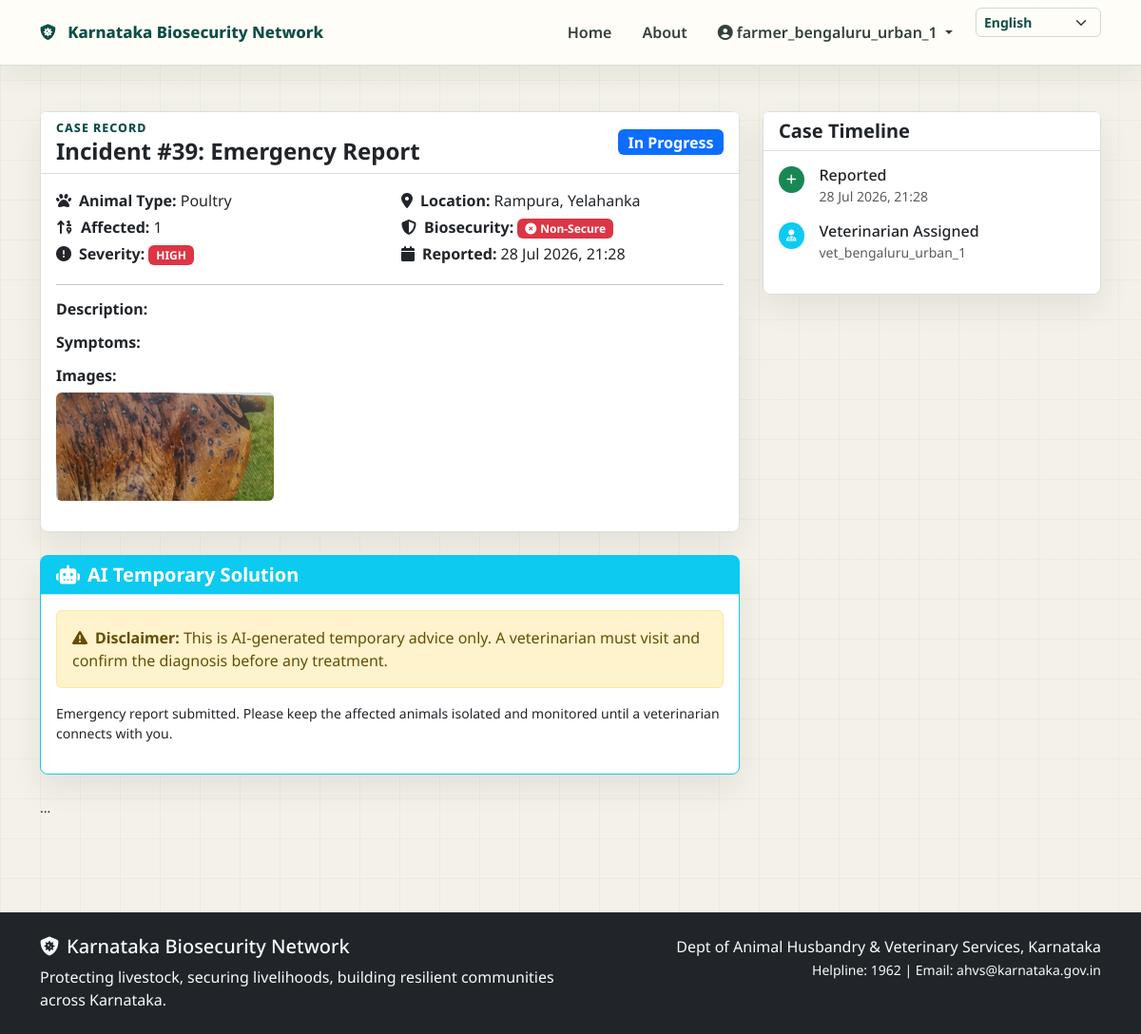
Page /incident/39 (signed in) on the committed database.
### backend/models.py (models this page shows, shortened)
class User(UserMixin, db.Model):
    __tablename__ = 'users'
    id = db.Column(db.Integer, primary_key=True)
    username = db.Column(db.String(80), unique=True, nullable=False)
    email = db.Column(db.String(120), unique=True, nullable=False)
    password_hash = db.Column(db.String(256), nullable=False)
    role = db.Column(db.String(20), nullable=False)  # farmer, vet, district_head, state_head
    phone = db.Column(db.String(15))
    language = db.Column(db.String(5), default='en')  # en or kn
    is_active = db.Column(db.Boolean, default=True)
    created_at = db.Column(db.DateTime, default=get_ist)
    farmer_profile = db.relationship('FarmerProfile', backref='user', uselist=False)
    vet_profile = db.relationship('VetProfile', backref='user', uselist=False)
    district_profile = db.relationship('DistrictHeadProfile', backref='user', uselist=False)
    state_profile = db.relationship('StateHeadProfile', backref='user', uselist=False)

class Incident(db.Model):
    __tablename__ = 'incidents'
    id = db.Column(db.Integer, primary_key=True)
    farmer_id = db.Column(db.Integer, db.ForeignKey('farmer_profiles.id'), nullable=False)
    vet_id = db.Column(db.Integer, db.ForeignKey('vet_profiles.id'))
    district_id = db.Column(db.Integer, db.ForeignKey('districts.id'))
    title = db.Column(db.String(200), nullable=False)
    description = db.Column(db.Text)
    symptoms = db.Column(db.Text)
    animal_type = db.Column(db.String(50))  # poultry, pig, cattle
    affected_count = db.Column(db.Integer, default=1)
    severity = db.Column(db.String(20), default='medium')  # low, medium, high, critical
    images = db.Column(db.Text)  # JSON list of image filenames
    status = db.Column(db.String(20), default='pending')  # pending, assigned, in_progress, resolved
    ai_solution = db.Column(db.Text)
    vet_notes = db.Column(db.Text)
    created_at = db.Column(db.DateTime, default=get_ist)
    resolved_at = db.Column(db.DateTime)
    village = db.Column(db.String(100))
    taluka = db.Column(db.String(100))
    voice_url = db.Column(db.String(255), nullable=True)
    voice_transcription = db.Column(db.Text, nullable=True)
    def get_images_list(self):
        if self.images:
            return json.loads(self.images)
        return []

### backend/app.py (the view)
@app.route('/incident/<int:incident_id>')
@login_required
def view_incident(incident_id):
    incident = Incident.query.get_or_404(incident_id)
    return render_template('view_incident.html', incident=incident)

### backend/app.py (called while the page is built)
@login_manager.user_loader
def load_user(user_id):
    return User.query.get(int(user_id))

@app.context_processor
def inject_globals():
    return {
        'now': get_ist(),
        'KARNATAKA_DISTRICTS': KARNATAKA_DISTRICTS
    }

### backend/models.py (called while the page is built)
def get_ist():
    return (datetime.now(timezone(timedelta(hours=5, minutes=30)))).replace(tzinfo=None)

### frontend/templates/view_incident.html (shortened to what this page needs)
{% extends "base.html" %}
{% block content %}
<div class="container py-5">
    <div class="row">
        <div class="col-lg-8">
            <div class="card mb-4">
                <div class="card-header bg-white d-flex justify-content-between align-items-center">
                    <div>
                        <div class="page-kicker">Case record</div>
                        <h4 class="fw-bold mb-0">Incident #{{ incident.id }}: {{ incident.title }}</h4>
                    </div>
                    <span class="badge bg-{{ 'warning' if incident.status == 'pending' else 'info' if incident.status == 'assigned' else 'primary' if incident.status == 'in_progress' else 'success' }} fs-6">
                        {{ incident.status.replace('_', ' ').title() }}
                    </span>
                </div>
                <div class="card-body">
                    <div class="row mb-3">
                        <div class="col-md-6">
                            <p class="mb-1"><strong><i class="fas fa-paw me-2"></i>Animal Type:</strong> {{ incident.animal_type.title() }}</p>
                            <p class="mb-1"><strong><i class="fas fa-sort-numeric-up me-2"></i>Affected:</strong> {{ incident.affected_count }}</p>
                            <p class="mb-1"><strong><i class="fas fa-exclamation-circle me-2"></i>Severity:</strong> <span class="badge bg-{{ 'success' if incident.severity == 'low' else 'warning' if incident.severity == 'medium' else 'danger' if incident.severity == 'high' else 'dark' }}">{{ incident.severity.upper() }}</span></p>
                        </div>
                        <div class="col-md-6">
                            <p class="mb-1"><strong><i class="fas fa-map-marker-alt me-2"></i>Location:</strong> {{ incident.village }}, {{ incident.taluka }}</p>
                            <p class="mb-1"><strong><i class="fas fa-shield-alt me-2"></i>Biosecurity:</strong>
                                {% if incident.farmer.is_biosecure %}
                                <span class="badge bg-success"><i class="fas fa-check-circle me-1"></i>Secure Farm</span>
                                {% else %}
                                <span class="badge bg-danger"><i class="fas fa-times-circle me-1"></i>Non-Secure</span>
                                {% endif %}
                            </p>
                            <p class="mb-1"><strong><i class="fas fa-calendar me-2"></i>Reported:</strong> {{ incident.created_at.strftime('%d %b %Y, %H:%M') }}</p>
                        </div>
                    </div>
                    <hr>
                    <h6 class="fw-bold">Description:</h6>
                    <h6 class="fw-bold">Symptoms:</h6>
                    {% if incident.get_images_list() %}
                    <h6 class="fw-bold">Images:</h6>
                    <div class="row g-2 mb-3">
                        {% for img in incident.get_images_list() %}
                        <div class="col-md-4">
                            <img src="{{ url_for('uploaded_file', filename=img) }}" class="img-fluid rounded" style="cursor:pointer" onclick="window.open(this.src)">
                        </div>
                        {% endfor %}
                    </div>
                    {% endif %}
                </div>
            </div>
            {% if incident.ai_solution %}
            <div class="card border-info mb-4">
                <div class="card-header bg-info text-white">
                    <h5 class="fw-bold mb-0"><i class="fas fa-robot me-2"></i>AI Temporary Solution</h5>
                </div>
                <div class="card-body">
                    <div class="alert alert-warning">
                        <i class="fas fa-exclamation-triangle me-2"></i><strong>Disclaimer:</strong> This is AI-generated temporary advice only. A veterinarian must visit and confirm the diagnosis before any treatment.
                    </div>
                    <pre style="white-space: pre-wrap; font-family: inherit;">{{ incident.ai_solution }}</pre>
                </div>
            </div>
            {% endif %}
            <p class="mb-1 small">{{ incident.description[:60] }}...</p>
        </div>
        <div class="col-lg-4">
            <div class="card mb-4">
                <div class="card-header bg-white">
                    <h5 class="fw-bold mb-0">Case Timeline</h5>
                </div>
                <div class="card-body">
                    <div class="timeline">
                        <div class="d-flex mb-3">
                            <div class="flex-shrink-0">
                                <span class="badge bg-success rounded-circle p-2"><i class="fas fa-plus"></i></span>
                            </div>
                            <div class="flex-grow-1 ms-3">
                                <h6 class="mb-0">Reported</h6>
                                <small class="text-muted">{{ incident.created_at.strftime('%d %b %Y, %H:%M') }}</small>
                            </div>
                        </div>
                        {% if incident.status != 'pending' %}
                        <div class="d-flex mb-3">
                            <div class="flex-shrink-0">
                                <span class="badge bg-info rounded-circle p-2"><i class="fas fa-user-md"></i></span>
                            </div>
                            <div class="flex-grow-1 ms-3">
                                <h6 class="mb-0">Veterinarian Assigned</h6>
                                <small class="text-muted">{{ incident.assigned_vet.user.username if incident.assigned_vet else 'N/A' }}</small>
                            </div>
                        </div>
                        {% endif %}
                    </div>
                </div>
            </div>
        </div>
    </div>
</div>
{% endblock %}

### frontend/templates/base.html (shortened to what this page needs)
<!DOCTYPE html>
<html lang="en">
<head>
    <link href="https://cdn.jsdelivr.net/npm/bootstrap@5.3.0/dist/css/bootstrap.min.css" rel="stylesheet">
    <link rel="stylesheet" href="https://unpkg.com/leaflet@1.9.4/dist/leaflet.css" />
    <link rel="stylesheet" href="https://cdnjs.cloudflare.com/ajax/libs/font-awesome/6.4.0/css/all.min.css">
</head>
<body>
    <nav class="navbar navbar-expand-lg">
        <div class="container">
            <a class="navbar-brand" href="{{ url_for('index') }}">
                <i class="fas fa-shield-virus me-2"></i>
                <span class="d-none d-md-inline">Karnataka Biosecurity Network</span>
            </a>
            <div class="collapse navbar-collapse" id="navbarNav">
                <ul class="navbar-nav ms-auto">
                    <li class="nav-item"><a class="nav-link" href="{{ url_for('index') }}">Home</a></li>
                    <li class="nav-item"><a class="nav-link" href="{{ url_for('about') }}">About</a></li>
                    {% if current_user.is_authenticated %}
                        <li class="nav-item dropdown">
                            <a class="nav-link dropdown-toggle" href="#" role="button" data-bs-toggle="dropdown">
                                <i class="fas fa-user-circle me-1"></i>{{ current_user.username }}
                            </a>
                        </li>
                    {% else %}
                        <li class="nav-item"><a class="nav-link" href="{{ url_for('login') }}">Login</a></li>
                        <li class="nav-item"><a class="nav-link btn btn-light text-dark ms-2 px-3" href="{{ url_for('signup') }}">Sign Up</a></li>
                    {% endif %}
                    <li class="nav-item ms-lg-2">
                        <select id="languageToggle" class="form-select form-select-sm language-select" aria-label="Language">
                            <option value="en">English</option>
                        </select>
                    </li>
                </ul>
            </div>
        </div>
    </nav>
    {% block content %}{% endblock %}
    <footer class="bg-dark text-light py-4 mt-5">
        <div class="container">
            <div class="row">
                <div class="col-md-6">
                    <h5><i class="fas fa-shield-virus me-2"></i>Karnataka Biosecurity Network</h5>
                    <p class="mb-0">Protecting livestock, securing livelihoods, building resilient communities across Karnataka.</p>
                </div>
                <div class="col-md-6 text-md-end">
                    <p class="mb-0">Dept of Animal Husbandry & Veterinary Services, Karnataka</p>
                    <small>Helpline: 1962 | Email: ahvs@karnataka.gov.in</small>
                </div>
            </div>
        </div>
    </footer>
</body>
</html>

### frontend/templates/base.html (style rules this page uses)
:root { --primary-color: #1f7a6b; --primary-dark: #0e4f47; --secondary-color: #2f5d8c; --danger-color: #b63d32; --warning-color: #c98618; --success-color: #2b7a50; --ink: #202523; --muted: #66736f; --line: #d9e0dc; --paper: #fffdf8; --panel: #ffffff; --bg-light: #f4f1e9; }
body { font-family: 'Noto Sans', 'Noto Sans Kannada', Arial, sans-serif; background: linear-gradient(90deg, rgba(14,79,71,0.04) 1px, transparent 1px), linear-gradient(180deg, rgba(14,79,71,0.035) 1px, transparent 1px), var(--bg-light); background-size: 42px 42px; color: var(--ink); }
.navbar { background: rgba(255, 253, 248, 0.94); border-bottom: 1px solid var(--line); box-shadow: 0 10px 28px rgba(32,37,35,0.07); backdrop-filter: blur(10px); }
.navbar-brand { color: var(--primary-dark) !important; font-weight: 800; font-size: 1.05rem; letter-spacing: 0; }
.navbar .nav-link { color: #33413d; font-weight: 600; }
.card { border: 1px solid var(--line); border-radius: 8px; box-shadow: 0 14px 32px rgba(32,37,35,0.08); background: var(--panel); }
.card-header { border-bottom: 1px solid var(--line); }
.nav-link { color: #4d5854; padding: 11px 14px; border-radius: 6px; margin: 3px 8px; }
.language-select { width: auto; min-width: 132px; border-color: var(--line); background-color: #fffdf8; color: var(--primary-dark); font-weight: 700; }
.page-kicker { color: var(--primary-dark); font-weight: 800; text-transform: uppercase; font-size: .78rem; letter-spacing: .08em; }
.form-control, .form-select { border-radius: 6px; border-color: #cfd9d4; }
footer { background: #17221f !important; }

### rows in the picture
User: username "farmer_bengaluru_urban_1"
Incident: id "39", title "Emergency Report", status.replace "In Progress", animal_type "Poultry", affected_count "1", severity "HIGH", village "Rampura", taluka "Yelahanka", created_at "28 Jul 2026, 21:28", ai_solution "Emergency report submitted. Please keep the affected animals isolated and monitored until a veterinarian connects with you."
User: assigned_vet.user "vet_bengaluru_urban_1"
